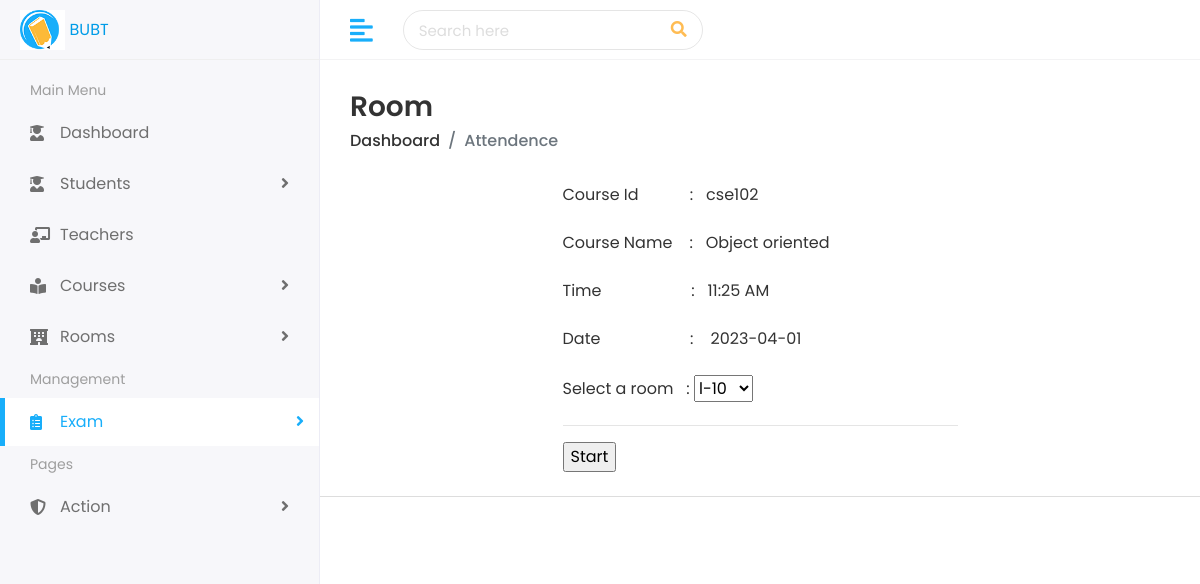
Screenshot of /teacher/attendence.php?examid=40 (signed in) with the database file from the repository.
### tables this page shows
CREATE TABLE `exam` (
  `examid` int NOT NULL,
  `date` date NOT NULL,
  `time` time NOT NULL,
  `course` varchar(200) NOT NULL,
  `rooms` json NOT NULL
);

CREATE TABLE `course` (
  `courseid` varchar(500) NOT NULL,
  `name` text NOT NULL
);

### teacher/attendence.php (the view, shortened to what this page needs)
<?php
include("header.php");
$examid = $_GET['examid'];
?>
<div class="page-wrapper">
    <div class="content container-fluid">
        <div class="page-header">
            <div class="row align-items-center">
                <div class="col">
                    <h3 class="page-title">Room</h3>
                    <ul class="breadcrumb">
                        <li class="breadcrumb-item"><a href="index.html">Dashboard</a></li>
                        <li class="breadcrumb-item active">Attendence</li>
                    </ul>
                </div>
            </div>
        </div>
        <div class="row">
            <div class="col-md-3"></div>
            <div class="col-md-6">
                <?php
                $query = "select * from exam where examid='" . $examid . "';";
                $result = $conn->query($query);
                if ($result->num_rows > 0) {
                    while ($row = $result->fetch_assoc()) {
                        $examid  = $row['examid'];
                        $date = $row['date'];
                        $time = $row['time'];
                        $course  = $row['course'];
                    }
                }
                $time = date('h:i A', strtotime($time));
                $query1 = "select * from course where courseid='" . $course . "';";
                $result1 = $conn->query($query1);
                if ($result1->num_rows > 0) {
                    while ($row1 = $result1->fetch_assoc()) {
                        $coursename  = $row1['name'];
                    }
                }
                ?>
                <div>Course Id &nbsp;&nbsp;&nbsp;&nbsp;&nbsp;&nbsp;&nbsp;&nbsp;&nbsp;&nbsp;&nbsp;:&nbsp;&nbsp;&nbsp;<?php echo $course ?></div>
                <br />
                <div>Course Name &nbsp;&nbsp;&nbsp;: &nbsp;&nbsp;<?php echo $coursename ?></div>
                <br />
                <div>Time&nbsp;&nbsp;&nbsp;&nbsp;&nbsp;&nbsp;&nbsp;&nbsp;&nbsp;&nbsp;&nbsp;&nbsp;&nbsp;&nbsp;&nbsp;&nbsp;&nbsp;&nbsp;&nbsp;&nbsp;&nbsp;:&nbsp;&nbsp; <?php echo $time ?></div>
                <br />
                <div>Date&nbsp;&nbsp;&nbsp;&nbsp;&nbsp;&nbsp;&nbsp;&nbsp;&nbsp;&nbsp;&nbsp;&nbsp;&nbsp;&nbsp;&nbsp;&nbsp;&nbsp;&nbsp;&nbsp;&nbsp;&nbsp;:&nbsp;&nbsp;&nbsp; <?php echo $date ?></div>
                <br />
                <form action="attendencelinkmaker.php" metho="GET">
                    <label for="rooms">Select a room&nbsp;&nbsp;&nbsp;:</label>
                    <select name="roomid" id="rooms">
                        <?php
                        $query = "select * from exam where examid='" . $examid . "';";
                        $result = $conn->query($query);
                        $rooms = "";
                        if ($result->num_rows > 0) {
                            while ($row = $result->fetch_assoc()) {
                                $rooms = $row['rooms'];
                            }
                        }
                        $obj = json_decode($rooms);
                        foreach ($obj as $roomid => $seats) {
                            if ($roomid == 'name') {
                                continue;
                            }
                            echo ' <option value="' . $roomid . '">' . $roomid . '</option>';
                        }
                        ?>
                    </select>
                    <hr>
                    <input type="submit" Value="Start" />
                </form>
                <br>
            </div>
            <div class="col-md-3"></div>
        </div>
    </div>
    <?php
    include("footer.php");
    ?>

### teacher/assets/css/style.css (style rules this page uses)
html { height: 100%; }
body { background-color: #fff; color: #333; font-family: 'Poppins', sans-serif; font-size: 1rem; height: 100%; line-height: 1.5; overflow-x: hidden; }
h1, h2, h3, h4, h5, h6 { font-family: 'Poppins', sans-serif; margin-top: 0; }
a { color: #009ce7; }
input, button, a { transition: all 0.4s ease; -moz-transition: all 0.4s ease; -o-transition: all 0.4s ease; -ms-transition: all 0.4s ease; -webkit-transition: all 0.4s ease; }
input, input:focus, button, button:focus { outline: none; }
ul, ol { padding: 0px; list-style: none; }
.page-wrapper { margin-left: 320px; padding-top: 60px; position: relative; transition: all 0.4s ease; }
.page-wrapper > .content { padding: 1.875rem 1.875rem 0; }
.page-header { margin-bottom: 1.875rem; }
.page-header .breadcrumb { background-color: transparent; color: #6c757d; font-size: 1rem; font-weight: 500; margin-bottom: 0; padding: 0; }
.page-header .breadcrumb a { color: #333; }
.page-title { font-size: 28px; font-weight: 600; color: #333; margin-bottom: 5px; }

### rows the page displays
exam: course "cse102", time "11:25 AM", date "2023-04-01"
course: name "Object oriented"

### other values shown
form field roomid "l-10"
